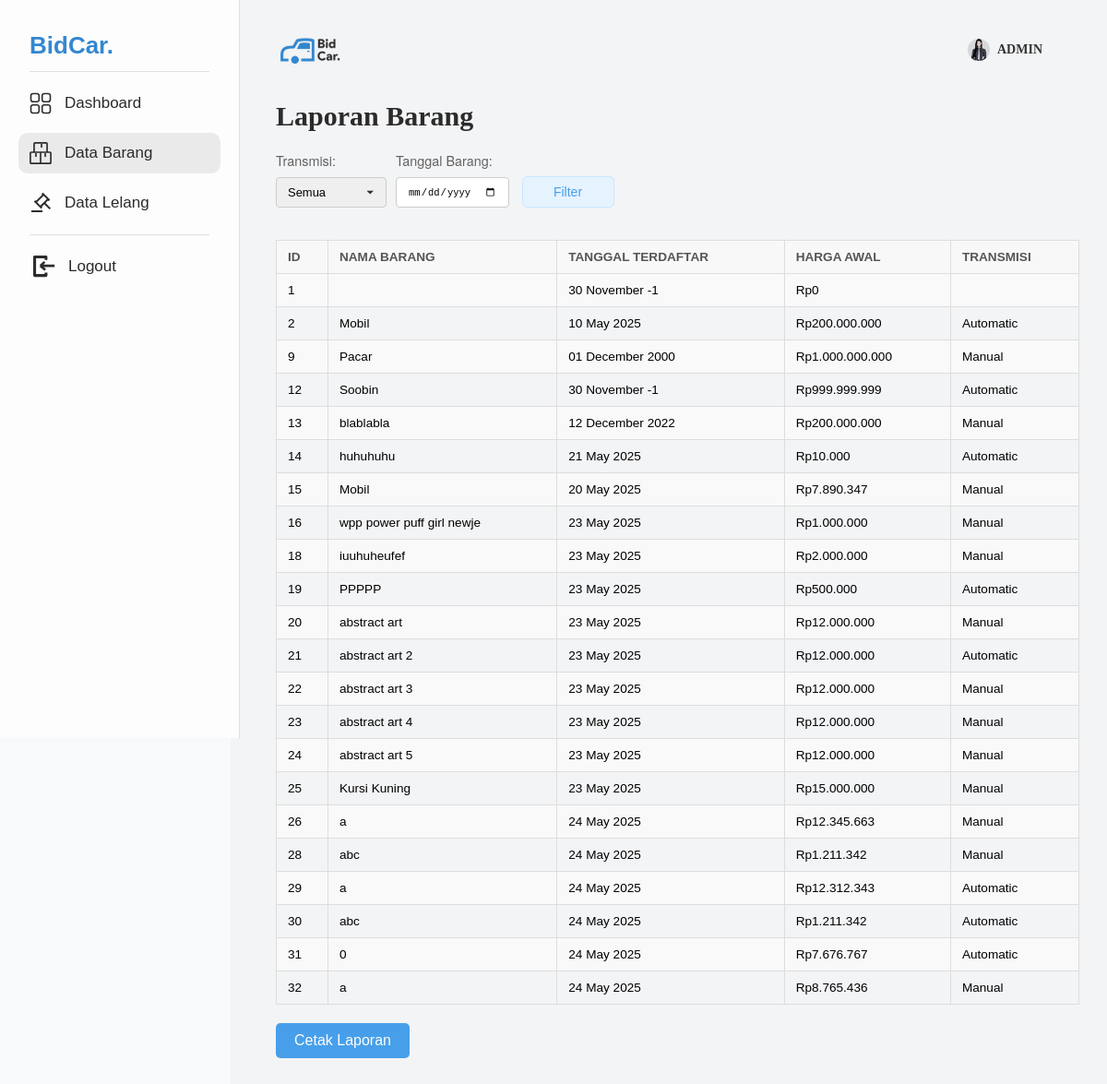
The page /report/laporan_barang-petugas.php (signed in) on the database its author committed.
### tables this page shows
CREATE TABLE `tb_petugas` (
  `id_petugas` int(11) NOT NULL,
  `nama_petugas` varchar(25) NOT NULL,
  `username` varchar(25) NOT NULL,
  `password` varchar(255) NOT NULL,
  `id_level` int(11) NOT NULL,
  `foto` varchar(255) NOT NULL
);

CREATE TABLE `tb_barang` (
  `id_barang` int(11) NOT NULL,
  `nama_barang` varchar(25) NOT NULL,
  `tgl` date NOT NULL,
  `harga_awal` bigint(20) NOT NULL,
  `deskripsi_barang` text NOT NULL,
  `gambar` varchar(255) NOT NULL,
  `transmisi` enum('Automatic','Manual') NOT NULL,
  `status` enum('Belum Lelang','Dilelang','Sudah Dilelang') NOT NULL
);

### report/laporan_barang-petugas.php (the view, shortened to what this page needs)
<?php
include '../config/koneksi.php';
$id_petugas = $_SESSION['id_petugas'];
$query = mysqli_query($koneksi, "SELECT * FROM tb_petugas WHERE id_petugas = '$id_petugas'");
$pfp = mysqli_fetch_assoc($query);
$transmisi = $_GET['transmisi'] ?? '';
$tgl = $_GET['tgl'] ?? '';
$query = "SELECT * FROM tb_barang WHERE 1=1";
$result = mysqli_query($koneksi, $query);
?>
<!DOCTYPE html>
<html lang="id">
<head>
    <link rel="stylesheet" href="../css/laporan_barang-petugas.css">
</head>
<body>
            <div class="sidebar">
            <h1>BidCar.</h1>
            <hr class="sidebar-divider"/>
            <ul>
                <li><a href="/bidcar/model/petugas/dashboard_petugas.php"><img src="../img/dashboard-icon.svg" alt="dashboard"/>Dashboard</a></li>
                <li class="active"><a href="/bidcar/model/petugas/data_barang.php"><img src="../img/barang-icon.svg" alt="barang"/>Data Barang</a></li>
                <li><a href="/bidcar/model/petugas/data_lelang.php"><img src="../img/lelang-icon.svg" alt="lelang"/>Data Lelang</a></li>
            </ul>
            <hr class="sidebar-divider"/>
            <form method="GET" action="../controllers/logout_controllers.php">
                <button type="button" name="logout" class="logout-btn">
                    <a href="/bidcar/controllers/logout_controllers.php"><img src="../img/logout-icon.svg" alt="logout"/>Logout</a>
                </button>
            </form>
        </div>
    <div class="content">
        <div class="navbar-content">
            <div class="navbar-left">
                <img src="../img/bidcar signup.svg" alt="BidCar Logo" class="header-logo">
            </div>
                <div class="header-right">
                    <a href="../../views/profile-petugas.php">
                        <div class="petugas-profile">
                            <?php
                            $default_profile_image = 'default.png';
                            $placeholder_icon_image = 'profile-pfp.svg';
                            $foto_petugas_path = '';
                            if (isset($pfp['foto']) && !empty($pfp['foto']) && $pfp['foto'] != $default_profile_image) {
                                $foto_petugas_path = htmlspecialchars($pfp['foto']);
                            } else {
                                $foto_petugas_path = $placeholder_icon_image;
                            }
                            ?>
                            <img src="/bidcar/img/<?= $foto_petugas_path ?>" alt="Foto Petugas" class="petugas-icon">
                            <span><?= htmlspecialchars($pfp['username'])?></span>
                        </div>
                    </a>
                </div>
        </div>
    <h2>Laporan Barang</h2>
    <div class="filter">
        <form method="GET" action="">
            <label>Transmisi:
                <select name="transmisi">
                    <option value="" <?= $transmisi == '' ? 'selected' : '' ?>>Semua</option>
                </select>
            </label>
            <label>Tanggal Barang:
                <input type="date" name="tgl" value="<?= htmlspecialchars($tgl) ?>">
            </label>
            <button type="submit">Filter</button>
        </form>
    </div>
    <table>
        <tr>
            <th>ID</th> <th>Nama Barang</th> <th>Tanggal Terdaftar</th> <th>Harga Awal</th>
            <th>Transmisi</th>
        </tr>
        <?php if (mysqli_num_rows($result) > 0): ?>
            <?php while ($row = mysqli_fetch_assoc($result)): ?>
                <tr>
                    <td><?= htmlspecialchars($row['id_barang']) ?></td>
                    <td><?= htmlspecialchars($row['nama_barang']) ?></td>
                    <td>
                        <?php
                            $tgl_formatted = strftime('%d %B %Y', strtotime($row['tgl']));
                            echo $tgl_formatted;
                        ?>
                    </td>
                    <td>Rp<?= number_format($row['harga_awal'], 0, ',', '.') ?></td>
                    <td><?= htmlspecialchars(ucfirst($row['transmisi'])) ?></td> </tr>
            <?php endwhile; ?>
        <?php else: ?>
            <tr>
                <td colspan="5">Tidak ada data barang sesuai filter.</td>
            </tr>
        <?php endif; ?>
    </table>
    <div class="print-btn">
        <button onclick="window.print()">Cetak Laporan</button>
    </div>
</body>
</html>

### css/laporan_barang-petugas.css (style rules this page uses)
* { margin: 0; padding: 0; box-sizing: border-box; }
body { font-family: 'Arial', sans-serif; background-color: #F8F9FA; }
.sidebar { position: fixed; top: 0; left: 0; z-index: 1000; width: 260px; height: 100vh; background-color: #FDFDFD; padding: 34px 20px; border-right: 1px solid #e0e0e0; }
.sidebar h1 { font-size: 26px; color: #3387CF; margin-left: 12px; font-family: 'Product Sans Black', sans-serif; }
.sidebar ul { list-style: none; }
.sidebar ul li { margin-bottom: 10px; }
.sidebar ul li a, .logout-btn a { display: flex; align-items: center; gap: 14px; text-decoration: none; color: #2b2b2b; font-family: 'Product Sans Medium', sans-serif; font-size: 17px; padding: 10px 12px; border-radius: 10px; transition: background-color 0.3s; }
.sidebar ul li.active a { background-color: #eaeaea; }
.sidebar ul li a img, .logout-btn img { width: 24px; height: 24px; }
.sidebar-divider { border: none; border-top: 1px solid #e0e0e0; margin: 12px 12px; }
.logout-btn { background: none; border: none; padding: 0; margin-left: 4px; width: 100%; text-align: left; }
.content { flex: 1; margin-left: 250px; padding: 39px 30px 40px 49px; background-color: #F3F4F6; display: flex; flex-direction: column; }
.navbar-content { display: flex; justify-content: space-between; align-items: center; margin-bottom: 40px; padding: 0px 20px; }
.navbar-left { display: flex; align-items: center; }
.header-logo { height: 30px; margin-left: -15px; }
.header-right { display: flex; align-items: center; margin-right: 20px; }
.petugas-profile { display: flex; align-items: center; gap: 8px; font-size: 14px; font-family: 'Product Sans'; font-weight: bold; color: #333; }
a { text-decoration: none; }
.petugas-icon { width: 24px; height: 24px; border-radius: 50%; }
h2 { margin-bottom: 20px; font-size: 30px; font-family: 'Product Sans Black'; text-align: left; color: #2b2b2b; }
table { border-collapse: collapse; width: 100%; margin-top: 20px; }
th, td { border: 1px solid #ddd; padding: 10px 12px; text-align: left; vertical-align: top; }
th { background-color: #f8f8f8; font-weight: bold; color: #555; text-transform: uppercase; font-size: 0.85em; }
td { font-size: 0.85em; }
tr:nth-child(even) { background-color: #f9f9f9; }
.filter form { font-family: 'Helvetica Neue', sans-serif; display: flex; flex-wrap: wrap; gap: 10px; align-items: flex-end; margin-bottom: 15px; }
.filter label { font-family: 'Helvetica Neue', sans-serif; display: flex; flex-direction: column; font-size: 0.9em; color: #626262; gap: 8px; }
.filter select { -webkit-appearance: none; -moz-appearance: none; appearance: none; background-repeat: no-repeat; background-position: right 10px center; background-size: 12px; width: 120px; padding: 8px 12px; border: 1px solid #ccc; border-radius: 4px; font-size: 0.9em; transition: border-color 0.3s ease; }
.filter input[type="date"] { padding: 8px 12px; border: 1px solid #ccc; border-radius: 4px; font-size: 0.9em; transition: border-color 0.3s ease; }
.filter button { width: 100px; padding: 8px 12px; border-radius: 5px; margin-left: 4px; font-size: 14px; font-family: 'Product Sans Medium', sans-serif; background-color: #E5F3FF; border: 1px solid #c9e6ff; color: #479FEA; cursor: pointer; transition: background-color, color, border-color 0.2s ease; }
.print-btn { text-align: left; margin-top: 20px; }
.print-btn button, .no-print { font-family: 'Product Sans Medium', sans-serif; background-color: #479FEA; color: #FDFDFD; padding: 10px 20px; border: none; border-radius: 5px; cursor: pointer; font-size: 1em; transition: background-color 0.2s ease; }

### rows shown on the page
tb_petugas: foto (picture), username "ADMIN"
tb_barang: id_barang "1", tgl "30 November -1", harga_awal "0"
tb_barang: id_barang "2", nama_barang "Mobil", tgl "10 May 2025", harga_awal "200.000.000", transmisi "Automatic"
tb_barang: id_barang "9", nama_barang "Pacar", tgl "01 December 2000", harga_awal "1.000.000.000", transmisi "Manual"
tb_barang: id_barang "12", nama_barang "Soobin", tgl "30 November -1", harga_awal "999.999.999", transmisi "Automatic"
tb_barang: id_barang "13", nama_barang "blablabla", tgl "12 December 2022", harga_awal "200.000.000", transmisi "Manual"
tb_barang: id_barang "14", nama_barang "huhuhuhu", tgl "21 May 2025", harga_awal "10.000", transmisi "Automatic"
tb_barang: id_barang "15", nama_barang "Mobil", tgl "20 May 2025", harga_awal "7.890.347", transmisi "Manual"
tb_barang: id_barang "16", nama_barang "wpp power puff girl newje", tgl "23 May 2025", harga_awal "1.000.000", transmisi "Manual"
tb_barang: id_barang "18", nama_barang "iuuhuheufef", tgl "23 May 2025", harga_awal "2.000.000", transmisi "Manual"
tb_barang: id_barang "19", nama_barang "PPPPP", tgl "23 May 2025", harga_awal "500.000", transmisi "Automatic"
tb_barang: id_barang "20", nama_barang "abstract art", tgl "23 May 2025", harga_awal "12.000.000", transmisi "Manual"
tb_barang: id_barang "21", nama_barang "abstract art 2", tgl "23 May 2025", harga_awal "12.000.000", transmisi "Automatic"
tb_barang: id_barang "22", nama_barang "abstract art 3", tgl "23 May 2025", harga_awal "12.000.000", transmisi "Manual"
tb_barang: id_barang "23", nama_barang "abstract art 4", tgl "23 May 2025", harga_awal "12.000.000", transmisi "Manual"
tb_barang: id_barang "24", nama_barang "abstract art 5", tgl "23 May 2025", harga_awal "12.000.000", transmisi "Manual"
tb_barang: id_barang "25", nama_barang "Kursi Kuning", tgl "23 May 2025", harga_awal "15.000.000", transmisi "Manual"
tb_barang: id_barang "26", nama_barang "a", tgl "24 May 2025", harga_awal "12.345.663", transmisi "Manual"
tb_barang: id_barang "28", nama_barang "abc", tgl "24 May 2025", harga_awal "1.211.342", transmisi "Manual"
tb_barang: id_barang "29", nama_barang "a", tgl "24 May 2025", harga_awal "12.312.343", transmisi "Automatic"
tb_barang: id_barang "30", nama_barang "abc", tgl "24 May 2025", harga_awal "1.211.342", transmisi "Automatic"
tb_barang: id_barang "31", nama_barang "0", tgl "24 May 2025", harga_awal "7.676.767", transmisi "Automatic"
tb_barang: id_barang "32", nama_barang "a", tgl "24 May 2025", harga_awal "8.765.436", transmisi "Manual"
